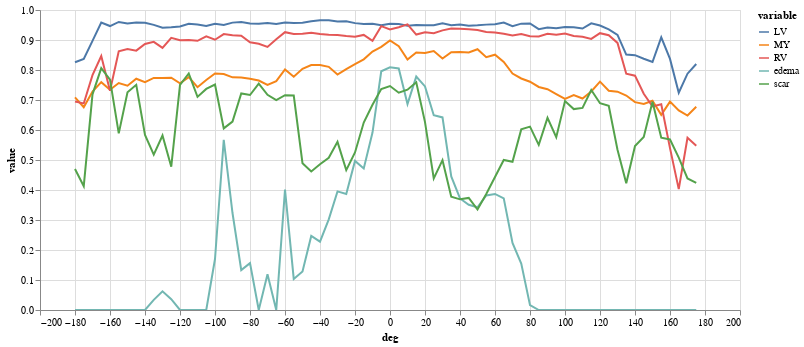

Notebook cell for this chart:
### Code cell
#|notest
(alt
 .Chart(results.melt(id_vars=['deg'],value_vars=['LV','MY','RV','edema','scar']))
 .mark_line()
 .encode(
     x="deg",
     y="value",
     color="variable",
     tooltip="value"
 )
 .properties(width=700,height=300)
 .interactive()
)

### Figure 1 — Vega-Lite specification as saved in the notebook (floating-point values rounded to 4 significant figures; data arrays with more than 128 entries replaced by an {"elided": "..."} marker saying what was removed)
{"config": {"view": {"continuousWidth": 400, "continuousHeight": 300}}, "data": {"name": "data-72abab49e9fb2cc23e8f84963346f613"}, "mark": "line", "encoding": {"color": {"field": "variable", "type": "nominal"}, "tooltip": {"field": "value", "type": "quantitative"}, "x": {"field": "deg", "type": "quantitative"}, "y": {"field": "value", "type": "quantitative"}}, "height": 300, "selection": {"selector001": {"type": "interval", "bind": "scales", "encodings": ["x", "y"]}}, "width": 700, "$schema": "https://vega.github.io/schema/vega-lite/v4.17.0.json", "datasets": {"data-72abab49e9fb2cc23e8f84963346f613": {"elided": "360 records"}}}
